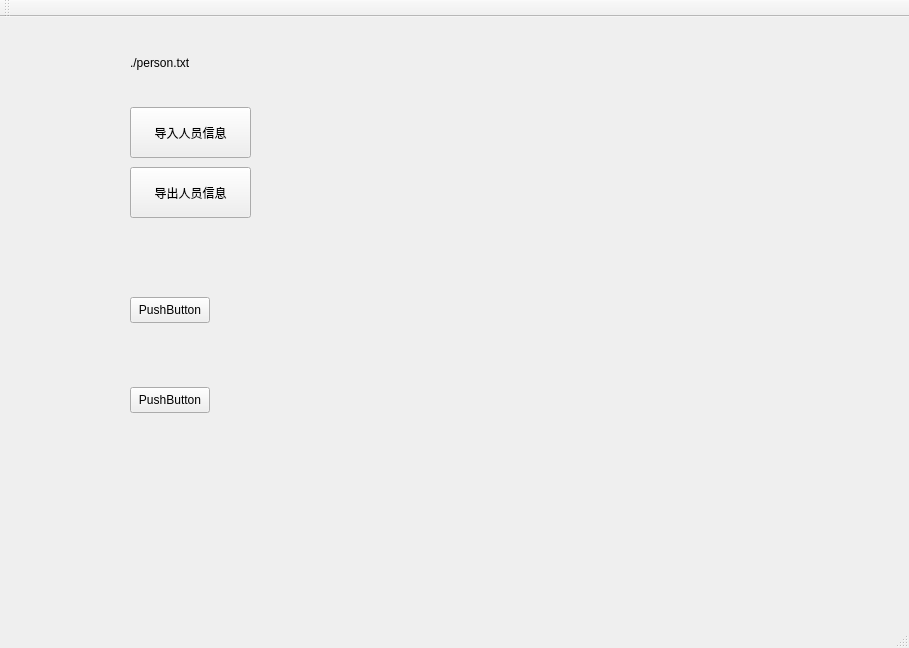
<?xml version="1.0" encoding="UTF-8"?>
<ui version="4.0">
 <class>MainWindow</class>
 <widget class="QMainWindow" name="MainWindow">
  <property name="geometry">
   <rect>
    <x>0</x>
    <y>0</y>
    <width>909</width>
    <height>648</height>
   </rect>
  </property>
  <property name="windowTitle">
   <string>MainWindow</string>
  </property>
  <widget class="QWidget" name="centralWidget">
   <widget class="QPushButton" name="pushButton">
    <property name="geometry">
     <rect>
      <x>130</x>
      <y>90</y>
      <width>121</width>
      <height>51</height>
     </rect>
    </property>
    <property name="text">
     <string>导入人员信息</string>
    </property>
   </widget>
   <widget class="QPushButton" name="pushButton_2">
    <property name="geometry">
     <rect>
      <x>130</x>
      <y>150</y>
      <width>121</width>
      <height>51</height>
     </rect>
    </property>
    <property name="text">
     <string>导出人员信息</string>
    </property>
   </widget>
   <widget class="QPushButton" name="pushButton_3">
    <property name="geometry">
     <rect>
      <x>130</x>
      <y>280</y>
      <width>80</width>
      <height>26</height>
     </rect>
    </property>
    <property name="text">
     <string>PushButton</string>
    </property>
   </widget>
   <widget class="QPushButton" name="pushButton_4">
    <property name="geometry">
     <rect>
      <x>130</x>
      <y>370</y>
      <width>80</width>
      <height>26</height>
     </rect>
    </property>
    <property name="text">
     <string>PushButton</string>
    </property>
   </widget>
   <widget class="QLabel" name="label">
    <property name="geometry">
     <rect>
      <x>130</x>
      <y>30</y>
      <width>211</width>
      <height>31</height>
     </rect>
    </property>
    <property name="text">
     <string>./person.txt</string>
    </property>
   </widget>
  </widget>
  <widget class="QMenuBar" name="menuBar">
   <property name="geometry">
    <rect>
     <x>0</x>
     <y>0</y>
     <width>909</width>
     <height>23</height>
    </rect>
   </property>
  </widget>
  <widget class="QToolBar" name="mainToolBar">
   <attribute name="toolBarArea">
    <enum>TopToolBarArea</enum>
   </attribute>
   <attribute name="toolBarBreak">
    <bool>false</bool>
   </attribute>
  </widget>
  <widget class="QStatusBar" name="statusBar"/>
 </widget>
 <layoutdefault spacing="6" margin="11"/>
 <resources/>
 <connections>
  <connection>
   <sender>pushButton</sender>
   <signal>clicked()</signal>
   <receiver>MainWindow</receiver>
   <slot>importPerson()</slot>
   <hints>
    <hint type="sourcelabel">
     <x>198</x>
     <y>151</y>
    </hint>
    <hint type="destinationlabel">
     <x>252</x>
     <y>77</y>
    </hint>
   </hints>
  </connection>
  <connection>
   <sender>pushButton_2</sender>
   <signal>clicked()</signal>
   <receiver>MainWindow</receiver>
   <slot>exportPerson()</slot>
   <hints>
    <hint type="sourcelabel">
     <x>231</x>
     <y>222</y>
    </hint>
    <hint type="destinationlabel">
     <x>328</x>
     <y>278</y>
    </hint>
   </hints>
  </connection>
 </connections>
 <slots>
  <signal>signal1()</signal>
  <slot>exportPerson()</slot>
  <slot>importPerson()</slot>
 </slots>
</ui>
